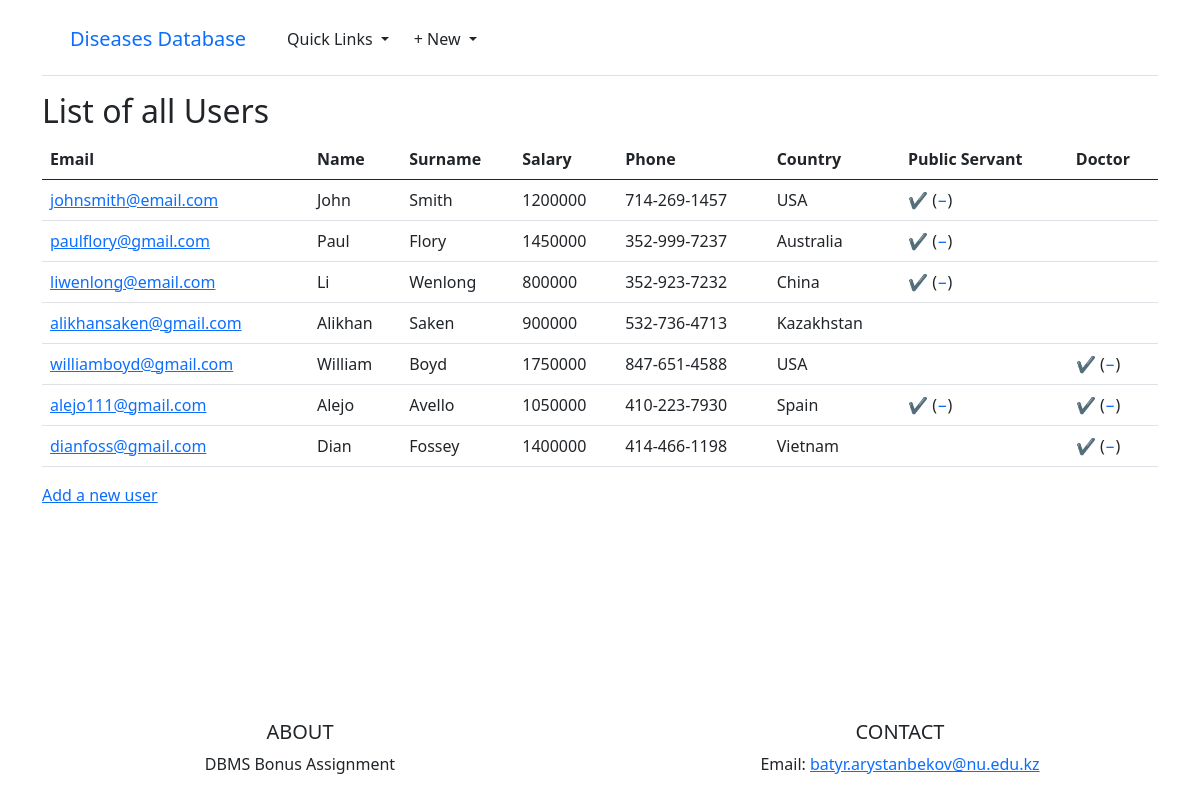
/users/, run on the app's committed database.
### objects/models.py (models this page shows, shortened)
class User(models.Model):
    email = models.CharField(max_length=60, primary_key=True)
    name = models.CharField(max_length=30)
    surname = models.CharField(max_length=40)
    salary = models.PositiveIntegerField()
    phone = models.CharField(max_length=20)
    cname = models.ForeignKey(Country, on_delete=models.CASCADE)

class Country(models.Model):
    class Meta:
        verbose_name_plural = "Countries"
    cname = models.CharField(max_length=50, primary_key=True)
    population = models.PositiveBigIntegerField()
    def __str__(self):
        return self.cname

### objects/views.py (the view)
# urls.py: path('users/', list_users, name='user_list'),
def list_users(request):
    users = User.objects.all()
    ps_emails = [ps.email.email for ps in PublicServant.objects.all()]
    ds_emails = [ds.email.email for ds in Doctor.objects.all()]
    template = loader.get_template('user/user_list.html')
    context = {
        'user_list': users,
        'ps_emails': ps_emails,
        'ds_emails': ds_emails,
    }
    return HttpResponse(template.render(context, request))

### templates/user/user_list.html (shortened to what this page needs)
{% extends "base.html" %}
{% block content %}
<h2>List of all Users</h2>
<table class="table">
    <thead class="thead-dark">
      <tr>
        <th scope="col">Email</th>
        <th scope="col">Name</th>
        <th scope="col">Surname</th>
        <th scope="col">Salary</th>
        <th scope="col">Phone</th>
        <th scope="col">Country</th>
        <th scope="col">Public Servant</th>
        <th scope="col">Doctor</th>
      </tr>
    </thead>
    <tbody>
    {% for u in user_list %}
        <tr>
            <td><a href="{% url 'user_detail' u.pk %}">{{ u.email }}</a></td>
            <td>{{ u.name }}</td>
            <td>{{ u.surname }}</td>
            <td>{{ u.salary }}</td>
            <td>{{ u.phone }}</td>
            <td>{{ u.cname }}</td>
            <td>
              {% if u.email in ps_emails %}
              <a style="text-decoration:none" href="{% url 'public_servant_edit' u.pk %}"><span>&#10004;</span></a>
              (<a style="text-decoration:none" href="{% url 'public_servant_delete' u.pk %}"><span>&#8722;</span></a>)
              {% endif %}
            </td>
            <td>
              {% if u.email in ds_emails %}
              <a style="text-decoration:none" href="{% url 'doctor_edit' u.pk %}"><span>&#10004;</span></a>
              (<a style="text-decoration:none" href="{% url 'doctor_delete' u.pk %}"><span>&#8722;</span></a>)
              {% endif %}
            </td>
        </tr>
    {% endfor %}
    </tbody>
  </table>
  <p><a href="{% url 'user_new' %}">Add a new user</a></p>
{% endblock content %}

### static/css/carousel.css (style rules this page uses)
body { padding-top: 0.2rem; padding-bottom: 0.5rem; color: #5a5a5a; }

### data on the page
User: email "johnsmith@email.com", name "John", surname "Smith", salary "1200000", phone "714-269-1457", cname "USA"
User: email "paulflory@gmail.com", name "Paul", surname "Flory", salary "1450000", phone "352-999-7237", cname "Australia"
User: email "liwenlong@email.com", name "Li", surname "Wenlong", salary "800000", phone "352-923-7232", cname "China"
User: email "alikhansaken@gmail.com", name "Alikhan", surname "Saken", salary "900000", phone "532-736-4713", cname "Kazakhstan"
User: email "williamboyd@gmail.com", name "William", surname "Boyd", salary "1750000", phone "847-651-4588", cname "USA"
User: email "alejo111@gmail.com", name "Alejo", surname "Avello", salary "1050000", phone "410-223-7930", cname "Spain"
User: email "dianfoss@gmail.com", name "Dian", surname "Fossey", salary "1400000", phone "414-466-1198", cname "Vietnam"
